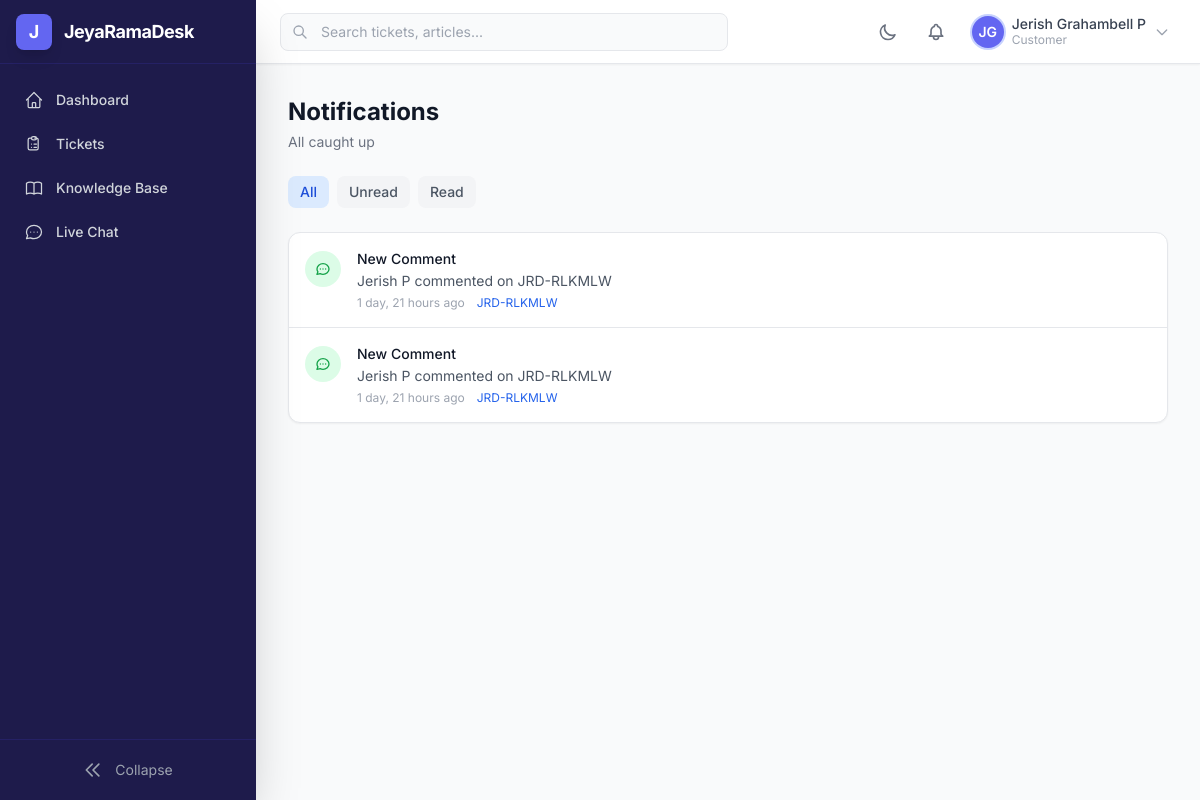
Page /desk/notifications/ (signed in) on the earlier database version.
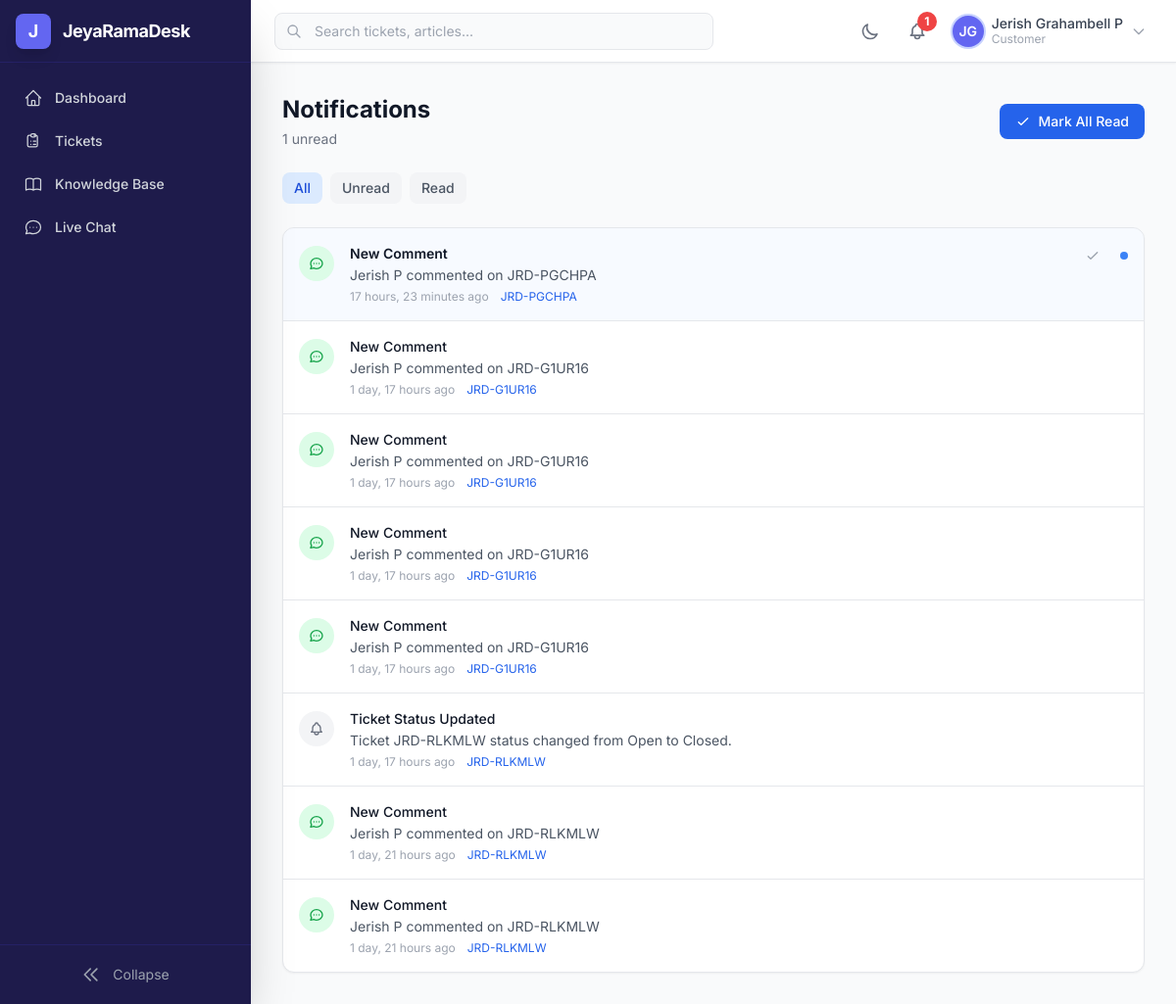
Same page on the later database version.
### notifications/models.py (models this page shows, shortened)
class Notification(models.Model):
    class NotificationType(models.TextChoices):
        TICKET_CREATED    = 'ticket_created',   'Ticket Created'
        TICKET_ASSIGNED   = 'ticket_assigned',  'Ticket Assigned'
        TICKET_UPDATED    = 'ticket_updated',   'Ticket Updated'
        TICKET_RESOLVED   = 'ticket_resolved',  'Ticket Resolved'
        COMMENT_ADDED     = 'comment_added',    'Comment Added'
        STATUS_CHANGE     = 'status_change',    'Status Changed'
        PRIORITY_CHANGE   = 'priority_change',  'Priority Changed'
        SLA_BREACH        = 'sla_breach',       'SLA Breach'
        AUTOMATION        = 'automation',       'Automation'
        SYSTEM            = 'system',           'System'
    id = models.UUIDField(primary_key=True, default=uuid.uuid4, editable=False)
    user = models.ForeignKey(
        settings.AUTH_USER_MODEL,
        on_delete=models.CASCADE,
        related_name='notifications',
        help_text='Recipient of this notification.',
    )
    title = models.CharField(max_length=255)
    message = models.TextField(blank=True, default='')
    notification_type = models.CharField(
        max_length=25,
        choices=NotificationType.choices,
        default=NotificationType.SYSTEM,
        db_index=True,
    )
    ticket = models.ForeignKey(
        'tickets.Ticket',
        on_delete=models.SET_NULL,
        null=True,
        blank=True,
        related_name='notifications',
        help_text='Ticket this notification relates to (optional).',
    )
    is_read = models.BooleanField(default=False, db_index=True)
    read_at = models.DateTimeField(null=True, blank=True)
    created_at = models.DateTimeField(auto_now_add=True)
    class Meta:
        ordering = ['-created_at']
        indexes = [
            models.Index(fields=['user', '-created_at'], name='idx_notif_user_created'),
            models.Index(fields=['user', 'is_read'], name='idx_notif_user_unread'),
        ]
        verbose_name = 'Notification'
        verbose_name_plural = 'Notifications'

### tickets/models.py (models this page shows, shortened)
class Ticket(models.Model):
    class Priority(models.TextChoices):
        LOW = 'low', 'Low'
        MEDIUM = 'medium', 'Medium'
        HIGH = 'high', 'High'
        URGENT = 'urgent', 'Urgent'
    class Status(models.TextChoices):
        OPEN = 'open', 'Open'
        IN_PROGRESS = 'in_progress', 'In Progress'
        PENDING = 'pending', 'Pending'
        RESOLVED = 'resolved', 'Resolved'
        CLOSED = 'closed', 'Closed'
    id = models.BigAutoField(primary_key=True)
    ticket_id = models.CharField(
        max_length=20, unique=True, default=generate_ticket_id,
        db_index=True, editable=False,
    )
    title = models.CharField(max_length=300)
    description = models.TextField(help_text='Rich text description of the issue')
    category = models.ForeignKey(
        Category, on_delete=models.SET_NULL, null=True, blank=True,
        related_name='tickets', db_index=True,
    )
    priority = models.CharField(
        max_length=10, choices=Priority.choices,
        default=Priority.MEDIUM, db_index=True,
    )
    status = models.CharField(
        max_length=15, choices=Status.choices,
        default=Status.OPEN, db_index=True,
    )
    tags = models.ManyToManyField(Tag, blank=True, related_name='tickets')
    customer = models.ForeignKey(
        settings.AUTH_USER_MODEL, on_delete=models.CASCADE,
        related_name='submitted_tickets', db_index=True,
    )
    assigned_agent = models.ForeignKey(
        settings.AUTH_USER_MODEL, on_delete=models.SET_NULL,
        null=True, blank=True, related_name='assigned_tickets',
        db_index=True,
    )
    sla_policy = models.ForeignKey(
        'sla.SLAPolicy', on_delete=models.SET_NULL,
        null=True, blank=True, related_name='tickets',
    )
    sla_response_deadline = models.DateTimeField(null=True, blank=True, db_index=True)
    sla_resolution_deadline = models.DateTimeField(null=True, blank=True, db_index=True)
    sla_response_met = models.BooleanField(null=True, blank=True)
    sla_resolution_met = models.BooleanField(null=True, blank=True)
    first_response_at = models.DateTimeField(null=True, blank=True)
    resolved_at = models.DateTimeField(null=True, blank=True)
    due_date = models.DateTimeField(null=True, blank=True)
    source = models.CharField(
        max_length=20, default='web',
        choices=[('web', 'Web'), ('email', 'Email'), ('api', 'API'), ('phone', 'Phone')],
    )
    is_escalated = models.BooleanField(default=False, db_index=True)
    escalation_level = models.PositiveSmallIntegerField(default=0)
    csat_rating = models.PositiveSmallIntegerField(
        null=True, blank=True,
        help_text='Customer satisfaction 1-5',
    )
    csat_feedback = models.TextField(blank=True, default='')
    created_at = models.DateTimeField(auto_now_add=True, db_index=True)
    updated_at = models.DateTimeField(auto_now=True)
    class Meta:
        db_table = 'jrd_tickets'
        ordering = ['-created_at']
        indexes = [
            models.Index(fields=['status', 'priority'], name='idx_ticket_status_prio'),
            models.Index(fields=['customer', 'status'], name='idx_ticket_cust_status'),
            models.Index(fields=['assigned_agent', 'status'], name='idx_ticket_agent_status'),
            models.Index(fields=['category', 'status'], name='idx_ticket_cat_status'),
            models.Index(fields=['created_at', 'status'], name='idx_ticket_created_status'),
            models.Index(fields=['sla_response_deadline'], name='idx_ticket_sla_resp'),
            models.Index(fields=['sla_resolution_deadline'], name='idx_ticket_sla_resol'),
            models.Index(fields=['is_escalated', 'status'], name='idx_ticket_escalated'),
        ]

### notifications/views.py (the view)
# urls.py: path('', views.notification_list, name='list'),
@login_required
def notification_list(request):
    qs = Notification.objects.filter(user=request.user)
    filter_type = request.GET.get('filter', 'all')
    if filter_type == 'unread':
        qs = qs.filter(is_read=False)
    elif filter_type == 'read':
        qs = qs.filter(is_read=True)
    notifications = qs[:100]  # Latest 100
    unread_count = Notification.objects.filter(user=request.user, is_read=False).count()
    return render(request, 'notifications/notification_list.html', {
        'notifications': notifications,
        'filter_type': filter_type,
        'unread_count': unread_count,
    })

### accounts/models.py (called while the page is built)
    @property
    def full_name(self):
        return f'{self.first_name} {self.last_name}'.strip()

    @property
    def initials(self):
        return f'{self.first_name[:1]}{self.last_name[:1]}'.upper()

    @property
    def is_staff_member(self):
        return self.role in (self.Role.SUPERADMIN, self.Role.MANAGER, self.Role.AGENT)

### notifications/context_processors.py (called while the page is built)
def unread_notifications_count(request):
    if request.user.is_authenticated:
        return {
            'unread_notifications_count': Notification.objects.filter(
                user=request.user,
                is_read=False,
            ).count()
        }
    return {'unread_notifications_count': 0}

### templates/notifications/notification_list.html (shortened to what the changed rows need)
{% extends 'base.html' %}
{% block content %}
<div class="space-y-6" x-data="{ loading: false }">
    <div class="flex flex-col sm:flex-row sm:items-center sm:justify-between gap-4">
        <div>
            <h1 class="text-2xl font-bold text-gray-900 dark:text-white">Notifications</h1>
            <p class="text-sm text-gray-500 dark:text-gray-400 mt-1">
                {% if unread_count %}{{ unread_count }} unread{% else %}All caught up{% endif %}
            </p>
        </div>
        {% if unread_count %}
        <form method="post" action="{% url 'notifications:mark_all_read' %}" class="js-mark-all-read-form">
            <button type="submit"
                    class="inline-flex items-center px-4 py-2 bg-blue-600 text-white text-sm font-medium rounded-lg hover:bg-blue-700 transition">
                <svg class="w-4 h-4 mr-2" fill="none" stroke="currentColor" viewBox="0 0 24 24">
                    <path stroke-linecap="round" stroke-linejoin="round" stroke-width="2" d="M5 13l4 4L19 7"/>
                </svg>
                Mark All Read
            </button>
        </form>
        {% endif %}
    </div>
    <div class="bg-white dark:bg-gray-800 rounded-xl shadow-sm border border-gray-200 dark:border-gray-700 divide-y divide-gray-200 dark:divide-gray-700 overflow-hidden">
        {% for notification in notifications %}
        <a href="{% url 'notifications:open' notification.pk %}"
           class="flex items-start gap-4 p-4 {% if not notification.is_read %}bg-blue-50/50 dark:bg-blue-900/10{% endif %} hover:bg-gray-50 dark:hover:bg-gray-700/30 transition cursor-pointer no-underline"
           id="notif-{{ notification.id }}">
            <div class="flex-shrink-0 mt-0.5">
                {% if notification.notification_type == 'ticket_created' %}
                <div class="w-9 h-9 bg-blue-100 dark:bg-blue-900/30 rounded-full flex items-center justify-center">
                    <svg class="w-4 h-4 text-blue-600 dark:text-blue-400" fill="none" stroke="currentColor" viewBox="0 0 24 24">
                        <path stroke-linecap="round" stroke-linejoin="round" stroke-width="2" d="M12 6v6m0 0v6m0-6h6m-6 0H6"/>
                    </svg>
                </div>
                {% elif notification.notification_type == 'comment_added' %}
                <div class="w-9 h-9 bg-green-100 dark:bg-green-900/30 rounded-full flex items-center justify-center">
                </div>
                {% else %}
                <div class="w-9 h-9 bg-gray-100 dark:bg-gray-700 rounded-full flex items-center justify-center">
                </div>
                {% endif %}
            </div>
            <div class="flex-1 min-w-0">
                <div class="flex items-start justify-between gap-2">
                    <div>
                        <p class="text-sm font-medium text-gray-900 dark:text-white {% if not notification.is_read %}font-semibold{% endif %}">
                            {{ notification.title }}
                        </p>
                        {% if notification.message %}
                        <p class="text-sm text-gray-600 dark:text-gray-400 mt-0.5">{{ notification.message }}</p>
                        {% endif %}
                        <div class="flex items-center gap-3 mt-1">
                            <span class="text-xs text-gray-400 dark:text-gray-500">{{ notification.created_at|timesince }} ago</span>
                            {% if notification.ticket %}
                            <span class="text-xs text-blue-600 dark:text-blue-400">{{ notification.ticket.ticket_id }}</span>
                            {% endif %}
                        </div>
                    </div>
                    {% if not notification.is_read %}
                    <form method="post" action="{% url 'notifications:mark_read' notification.pk %}" class="flex-shrink-0 js-mark-read-form">
                        <button type="submit" title="Mark as read"
                                class="p-1 text-gray-400 hover:text-blue-600 dark:hover:text-blue-400 transition">
                            <svg class="w-4 h-4" fill="none" stroke="currentColor" viewBox="0 0 24 24">
                                <path stroke-linecap="round" stroke-linejoin="round" stroke-width="2" d="M5 13l4 4L19 7"/>
                            </svg>
                        </button>
                    </form>
                    {% endif %}
                </div>
            </div>
            {% if not notification.is_read %}
            <span class="flex-shrink-0 w-2 h-2 bg-blue-500 rounded-full mt-2"></span>
            {% endif %}
        </a>
        {% endfor %}
    </div>
</div>
{% endblock %}

### templates/includes/topbar.html (shortened to what this page needs)
<header class="h-16 bg-white dark:bg-gray-800 border-b border-gray-200 dark:border-gray-700 flex items-center px-4 md:px-6 shadow-sm z-30">
    <div class="hidden md:flex items-center flex-1 max-w-md">
        <div class="relative w-full">
            <div class="absolute inset-y-0 left-0 pl-3 flex items-center pointer-events-none">
            </div>
            <input type="text" placeholder="Search tickets, articles..."
                   class="w-full pl-10 pr-4 py-2 border border-gray-200 dark:border-gray-600 rounded-lg
                          bg-gray-50 dark:bg-gray-700 text-sm text-gray-900 dark:text-gray-100
                          focus:ring-2 focus:ring-primary-500 focus:border-transparent
                          placeholder-gray-400 transition-colors">
        </div>
    </div>
    <div class="flex items-center ml-auto space-x-3">
        <button @click="darkMode = !darkMode; localStorage.setItem('darkMode', darkMode)"
                class="p-2 rounded-lg text-gray-500 hover:bg-gray-100 dark:text-gray-400 dark:hover:bg-gray-700 transition-colors">
            <svg x-show="!darkMode" class="w-5 h-5" fill="none" stroke="currentColor" viewBox="0 0 24 24">
                <path stroke-linecap="round" stroke-linejoin="round" stroke-width="2"
                      d="M20.354 15.354A9 9 0 018.646 3.646 9.003 9.003 0 0012 21a9.003 9.003 0 008.354-5.646z"/>
            </svg>
        </button>
        <a href="{% url 'notifications:list' %}"
           class="relative p-2 rounded-lg text-gray-500 hover:bg-gray-100 dark:text-gray-400 dark:hover:bg-gray-700 transition-colors">
            {% if unread_notifications_count %}
            <span class="absolute -top-0.5 -right-0.5 w-5 h-5 bg-red-500 text-white text-xs font-bold rounded-full flex items-center justify-center">
                {{ unread_notifications_count }}
            </span>
            {% endif %}
        </a>
        <div x-data="{ profileOpen: false }" class="relative">
            <button @click="profileOpen = !profileOpen" @click.outside="profileOpen = false"
                    class="flex items-center space-x-2 p-1.5 rounded-lg hover:bg-gray-100 dark:hover:bg-gray-700 transition-colors">
                {% if user.avatar %}
                <img src="{{ user.avatar.url }}" alt="{{ user.full_name }}"
                     class="w-8 h-8 rounded-full object-cover ring-2 ring-primary-200">
                {% else %}
                <div class="w-8 h-8 rounded-full bg-primary-500 flex items-center justify-center text-white text-sm font-semibold ring-2 ring-primary-200">
                    {{ user.initials }}
                </div>
                {% endif %}
                <div class="hidden md:block text-left">
                    <p class="text-sm font-medium text-gray-700 dark:text-gray-200 leading-tight">{{ user.full_name }}</p>
                    <p class="text-xs text-gray-400 capitalize">{{ user.role }}</p>
                </div>
                <svg class="w-4 h-4 text-gray-400 hidden md:block" fill="none" stroke="currentColor" viewBox="0 0 24 24">
                    <path stroke-linecap="round" stroke-linejoin="round" stroke-width="2" d="M19 9l-7 7-7-7"/>
                </svg>
            </button>
        </div>
    </div>
</header>

Differences in the rows shown:
added Notification: notification_type "comment_added" (drawn), title "New Comment", message "Jerish P commented on JRD-PGCHPA", created_at "17 hours, 23 minutes", ticket.ticket_id "JRD-PGCHPA", is_read False (drawn)
added Notification: notification_type "comment_added" (drawn), title "New Comment", message "Jerish P commented on JRD-G1UR16", created_at "1 day, 17 hours", ticket.ticket_id "JRD-G1UR16"
added Notification: notification_type "comment_added" (drawn), title "New Comment", message "Jerish P commented on JRD-G1UR16", created_at "1 day, 17 hours", ticket.ticket_id "JRD-G1UR16"
added Notification: notification_type "comment_added" (drawn), title "New Comment", message "Jerish P commented on JRD-G1UR16", created_at "1 day, 17 hours", ticket.ticket_id "JRD-G1UR16"
added Notification: notification_type "comment_added" (drawn), title "New Comment", message "Jerish P commented on JRD-G1UR16", created_at "1 day, 17 hours", ticket.ticket_id "JRD-G1UR16"
added Notification: notification_type "status_change" (drawn), title "Ticket Status Updated", message "Ticket JRD-RLKMLW status changed from Open to Closed.", created_at "1 day, 17 hours", ticket.ticket_id "JRD-RLKMLW"
Other differences:
{{ unread_notifications_count }}: (not shown) → "1"
{{ unread_count }}: (not shown) → "1"
text no longer shown: "All caught up"
text now shown: "unread Mark All Read"
